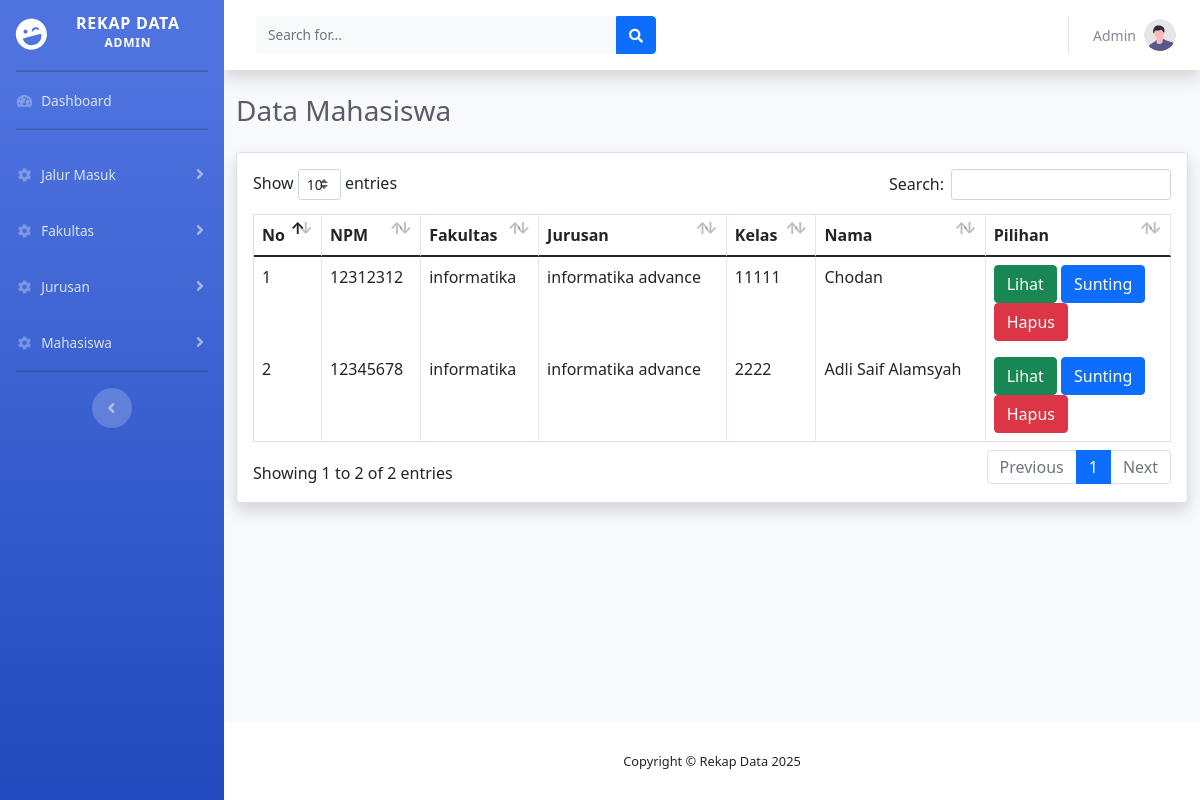
The page /index.php/student on the database its author committed.
### tables this page shows
CREATE TABLE `students` (
  `id` int(11) NOT NULL,
  `student_identification_number` varchar(8) NOT NULL,
  `admission_track_id` int(11) NOT NULL,
  `faculty_id` int(11) NOT NULL,
  `major_id` int(11) NOT NULL,
  `location` varchar(100) NOT NULL,
  `class` varchar(5) NOT NULL,
  `profile_photo` varchar(255) NOT NULL,
  `name` varchar(255) NOT NULL,
  `place_of_birth` varchar(100) NOT NULL,
  `date_of_birth` date NOT NULL,
  `religion` enum('Islam','Kristen Protestan','Kristen Katolik','Hindu','Buddha','Konghucu') NOT NULL,
  `gender` enum('Laki-laki','Perempuan') NOT NULL
);

CREATE TABLE `faculties` (
  `id` int(11) NOT NULL,
  `code` varchar(10) NOT NULL,
  `name` varchar(100) NOT NULL
);

CREATE TABLE `majors` (
  `id` int(11) NOT NULL,
  `faculty_id` int(11) NOT NULL,
  `code` varchar(10) NOT NULL,
  `name` varchar(100) NOT NULL
);

### application/controllers/Student.php (called while the page is built, shortened)
<?php
class Student extends CI_Controller {
    public function __construct() {
        $this->load->model('Admission_track_model');
        $this->load->model('Faculty_model');
        $this->load->model('Major_model');
        $this->load->model('Student_model');
        $this->load->library('form_validation');
        $this->load->library('session');
    }
    public function index(){
        $students = $this->Student_model->selectAll();
        foreach ($students as $student) {
            $student->faculty = $this->Faculty_model->select($student->faculty_id)->name;
            $student->major = $this->Major_model->select($student->major_id)->name;
        }
        $header['page'] = "Data Mahasiswa";
        $data['students'] = $students;
		$this->load->view('header/header',$header);
		$this->load->view('students/index',$data);
		$this->load->view('footer/footer');
    }
}

### index.php (called while the page is built, shortened)
<?php
require_once BASEPATH.'core/CodeIgniter.php';

### application/models/Student_model.php (called while the page is built, shortened)
<?php
class Student_model extends CI_Model {
    private $_table = 'students';
    public function selectAll() {
        $this->db->select('*');
        $this->db->from($this->_table);
        $this->db->order_by('id');
        $query = $this->db->get();
        return $query->result();
    }
}

### application/models/Faculty_model.php (called while the page is built, shortened)
<?php
class Faculty_model extends CI_Model {
    private $_table = 'faculties';
    public function select($id) {
        $this->db->select('*');
        $this->db->from($this->_table);
        $this->db->where('id', $id);
        $query = $this->db->get();
        return $query->row();
    }
}

### application/models/Major_model.php (called while the page is built, shortened)
<?php
class Major_model extends CI_Model {
    private $_table = 'majors';
    public function select($id) {
        $this->db->select('*');
        $this->db->from($this->_table);
        $this->db->where('id', $id);
        $query = $this->db->get();
        return $query->row();
    }
}

### application/views/students/index.php (the view, shortened to what this page needs)
<div class="container-fluid">
    <h1 class="h3 mb-4 text-gray-800">Data Mahasiswa</h1>
    <div class="card shadow mb-4">
        <div class="card-body">
            <div class="table-responsive">
                <table class="table table-bordered" id="dataTable" width="100%" cellspacing="0">
                    <thead>
                        <tr>
                            <th>No</th>
                            <th>NPM</th>
                            <th>Fakultas</th>
                            <th>Jurusan</th>
                            <th>Kelas</th>
                            <th>Nama</th>
                            <th>Pilihan</th>
                        </tr>
                    </thead>
                    <tbody>
                    <?php
                        $counter = 1;
                        foreach($students as $student) {
                    ?>
                        <tr>
                            <td><?= $counter; ?></td>
                            <td><?= $student->student_identification_number; ?></td>
                            <td><?= $student->faculty; ?></td>
                            <td><?= $student->major; ?></td>
                            <td><?= $student->class; ?></td>
                            <td><?= $student->name; ?></td>
                            <td>
                                <a href="<?= site_url('student/detail/' . $student->id) ?>" class="btn btn-success">Lihat</a>
                                <a href="<?= site_url('student/edit/' . $student->id) ?>" class="btn btn-primary">Sunting</a>
                                <?= form_open('student/delete'); ?>
                                <button type="submit" class="btn btn-danger">Hapus</button>
                                <?= form_close(); ?>
                            </td>
                        </tr>
                    <?php
                            $counter++;
                        }
                    ?>
                    </tbody>
                </table>
            </div>
        </div>
    </div>
</div>

### rows shown on the page
students: student_identification_number "12312312", faculty.name "informatika", major.name "informatika advance", class "11111", name "Chodan"
students: student_identification_number "12345678", faculty.name "informatika", major.name "informatika advance", class "2222", name "Adli Saif Alamsyah"
